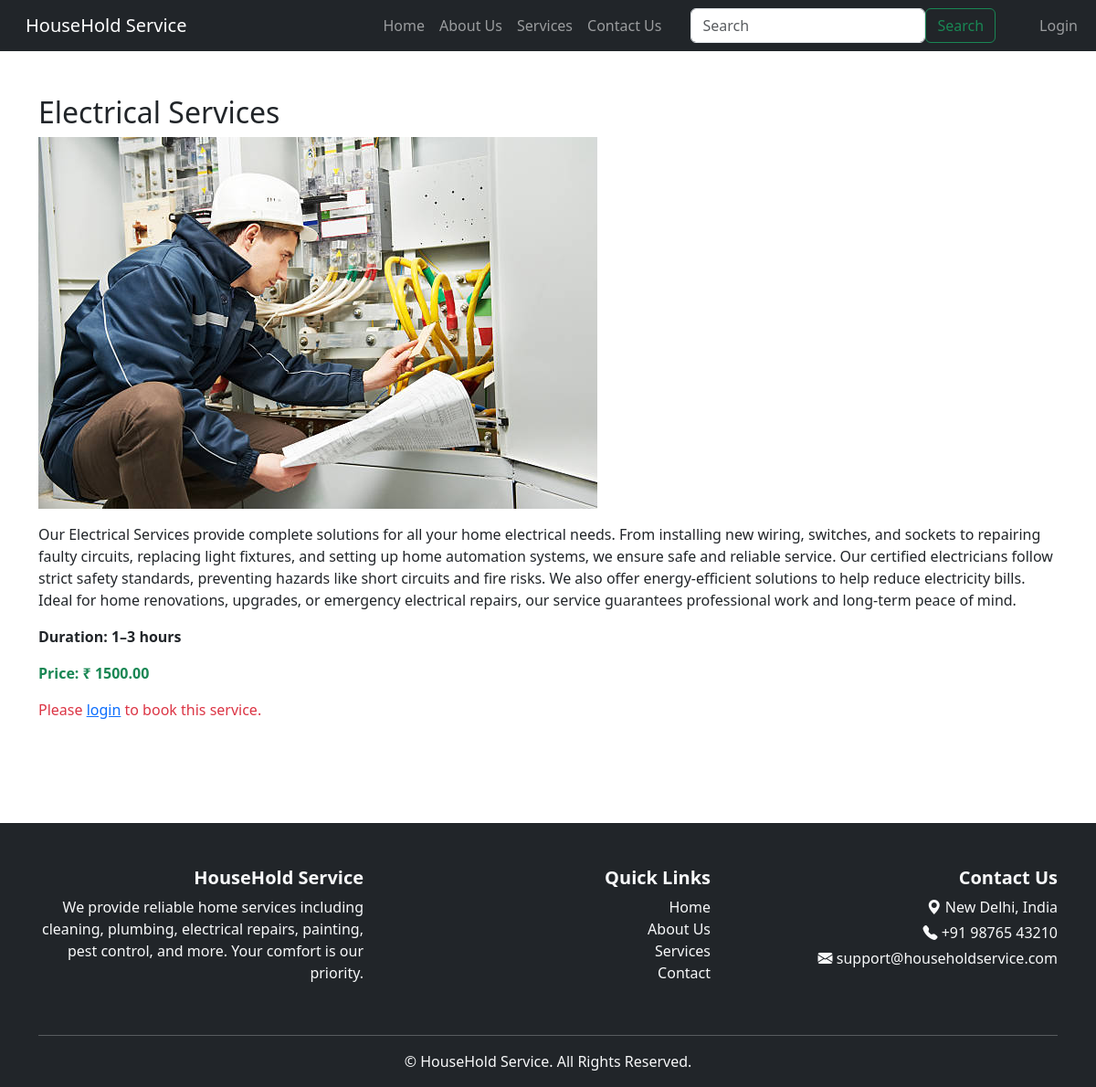
/service/3/, run on the app's committed database.
### home/models.py (models this page shows, shortened)
class Service(models.Model):
    name = models.CharField(max_length=200)
    description = models.TextField()
    duration = models.CharField(max_length=100, blank=True, null=True)  # e.g. "30 mins"
    price = models.DecimalField(max_digits=10, decimal_places=2, default=0.00)
    image = models.ImageField(upload_to="services/", blank=True, null=True)

### home/views.py (the view)
# urls.py: path('service/<int:pk>/', views.service_detail, name='service_detail'),  # ✅ added comma
def service_detail(request, pk):
    service = get_object_or_404(Service, pk=pk)
    return render(request, 'home/service_detail.html', {'service': service})

### templates/home/service_detail.html (shortened to what this page needs)
{% extends "base.html" %}
{% block body %}
<div class="container py-5">
  <h2>{{ service.name }}</h2>
  <img src="{{ service.image.url }}" class="img-fluid mb-3" alt="{{ service.name }}">
  <p>{{ service.description }}</p>
  <p class="fw-bold">Duration: {{ service.duration }}</p>
  <p class="fw-bold text-success">Price: ₹ {{ service.price }}</p>
  {% if user.is_authenticated %}
    <a href="{% url 'book_service' %}?service={{ service.name }}" class="btn btn-primary">Book Now</a>
  {% else %}
    <p class="text-danger">Please <a href="{% url 'login' %}">login</a> to book this service.</p>
  {% endif %}
</div>
{% endblock body %}

### data on the page
Service: name "Electrical Services", image (picture), description "Our Electrical Services provide complete solutions for all your home electrical needs. From installing new wiring, switches, and sockets to repairing faulty circuits, replacing light fixtures, and setting up home automation systems, we ensure safe and reliable service. Our certified electricians follow strict safety standards, preventing hazards like short circuits and fire risks. We also offer energy-efficient solutions to help reduce electricity bills. Ideal for home renovations, upgrades, or emergency electrical repairs, our service guarantees professional work and long-term peace of mind.", duration "1–3 hours", price "1500.00"
